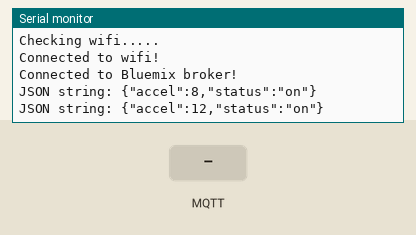
This sketch was run on a simulated ESP8266 (NodeMCU). On the bench: the last lines printed to the serial monitor. Inputs (shaded band) come from the test bench. WiFi joins after 1.5 s; servers stay silent unless stated; random numbers use the default seed unless the sketch sets one; no MQTT or app messages arrive unless stated.

Above: at 3.2 s.
3.3 s: MQTT message "on" arrives on the first subscribed topic
At 3.9 s:
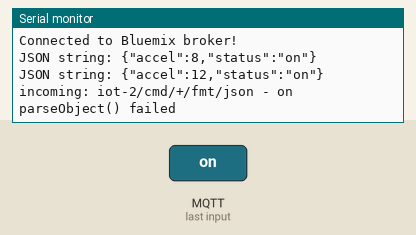
4.8 s: MQTT message "1" arrives on the first subscribed topic
At 5.0 s:
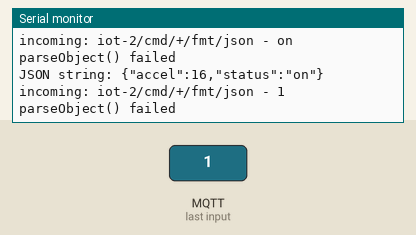
6.3 s: MQTT message "off" arrives on the first subscribed topic
At 6.7 s:
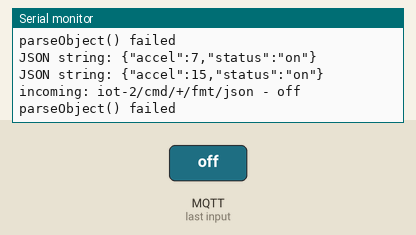
Timing chart, 0 to 9.3 s (numbered marks = the images above; inputs shaded):
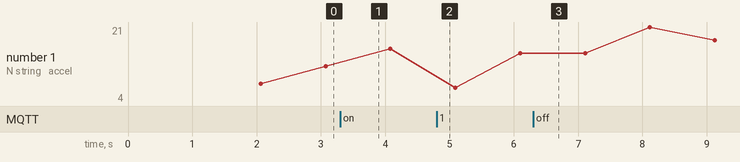

Measured:
- after the input at 3.3 s, the serial monitor: prints a new line at once (image 1)
- after the input at 4.8 s, the serial monitor: prints a new line at once (image 2)
- after the input at 6.3 s, the serial monitor: prints a new line at once (image 3)

The sketch:

mqtt-client-bluemix.ino
```cpp
// This example uses an ESP32 Development Board
// to connect to shiftr.io.
//
// You can check on your device after a successful
// connection here: https://shiftr.io/try.
//
// by Joël Gähwiler
// https://github.com/256dpi/arduino-mqtt

#include <ESP8266WiFi.h>
#include <MQTT.h>
#include <ArduinoJson.h>

#define HOST "pc2xp0.messaging.internetofthings.ibmcloud.com"
#define CLIENT_ID "d:pc2xp0:Sensor:AccelSensor01"
#define AUTHMETHOD "use-token-auth"
#define AUTHTOKEN "xxx"

#define PUBLISH_TOPIC "iot-2/evt/status/fmt/json"
#define SUBSCRIBE_TOPIC "iot-2/cmd/+/fmt/json"

char ssid[] = "Bogdan's iPhone"; //RomTelecom02-WEP
char pass[] = "12345678";

WiFiClient net;
MQTTClient client;

unsigned long lastMillis = 0;
String _state;

//char js[100];

void connect() {
  Serial.print("\nChecking wifi...");
  while (WiFi.status() != WL_CONNECTED) {
    Serial.print(".");
    delay(1000);
  }

  Serial.println("\nConnected to wifi!");
  //Serial.print("\nIP address: ", WiFi.localIP());
  while (!client.connect(CLIENT_ID, AUTHMETHOD, AUTHTOKEN)) {
    Serial.print(".");
    delay(1000);
  }

  Serial.println("\nConnected to Bluemix broker!");
  _state="on";
  client.subscribe(SUBSCRIBE_TOPIC);
  // client.unsubscribe("/hello");
}

void messageReceived(String &topic, String &payload) {
  Serial.println("incoming: " + topic + " - " + payload);

  //parse paylaod to see if valid json
  StaticJsonBuffer<100> jsonBuffer;
  JsonObject& root = jsonBuffer.parseObject(payload);

  // Test if parsing succeeds.
  if (!root.success()) {
    Serial.println("parseObject() failed");
    return;
  }

  //Serial.println(" json ok");
  int cmd = root["cmd"];
  if (cmd == 0) {
    _state="off";}
  Serial.println("Incoming command " + _state);
}

void setup() {
  Serial.begin(9600);
  Serial.println("Starting up...");
  WiFi.begin(ssid, pass);

  // Note: Local domain names (e.g. "Computer.local" on OSX) are not supported by Arduino.
  // You need to set the IP address directly.
  client.begin(HOST, 1883, net);
  client.onMessage(messageReceived);
  connect();
}

int read_accel(){
  // dummy accel
  int max=21;
  int min=1;
  int randNum = rand()%(max-min + 1) + min;
  return randNum;
}

int read_accel_from_ADL() {
  //  read accel from ADLX345
}

void loop() {
  client.loop();
  delay(10);  // <- fixes some issues with WiFi stability

  if (!client.connected()) {
    connect();
  }

  // publish a message roughly every second.
  //do {
      if (millis() - lastMillis > 1000) {
          lastMillis = millis();

          //char js[] = "{\"accel\":".append()  or string js = "111".append(222).append(333);
          //daca vrei sa trimiti un string, trebuie sa il incadrezi intre ghilimele:
          //sprintf(buffer, "{\"temp\":\"%s\"}", msg);
          //sprintf(js, "{\"temp\":%s}", 2);

          StaticJsonBuffer<100> jsonBuffer;
          JsonObject& root = jsonBuffer.createObject();
          if (_state == "on") {
              root["accel"] = read_accel();}
          else {
              root["accel"] = "-";}

          root["status"] = _state;
          //root["status"] = "on";

          String js;
          root.printTo(js);
          Serial.print("\nJSON string: ");
          Serial.println(js);

        // JsonArray& data = root.createNestedArray("data");
        //data.add(48.756080); //data.add(2.302038);

        client.publish(PUBLISH_TOPIC, js);
    }
  //} while (_state == "on");
}
```
